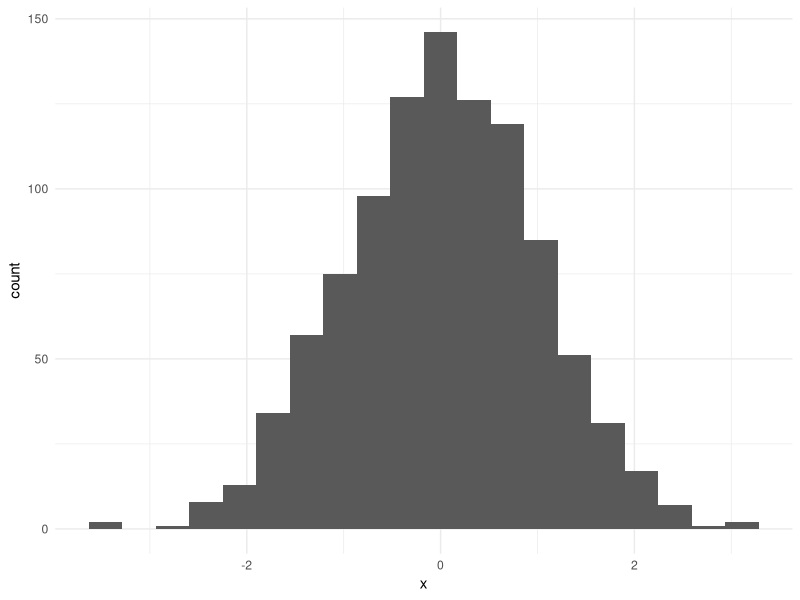
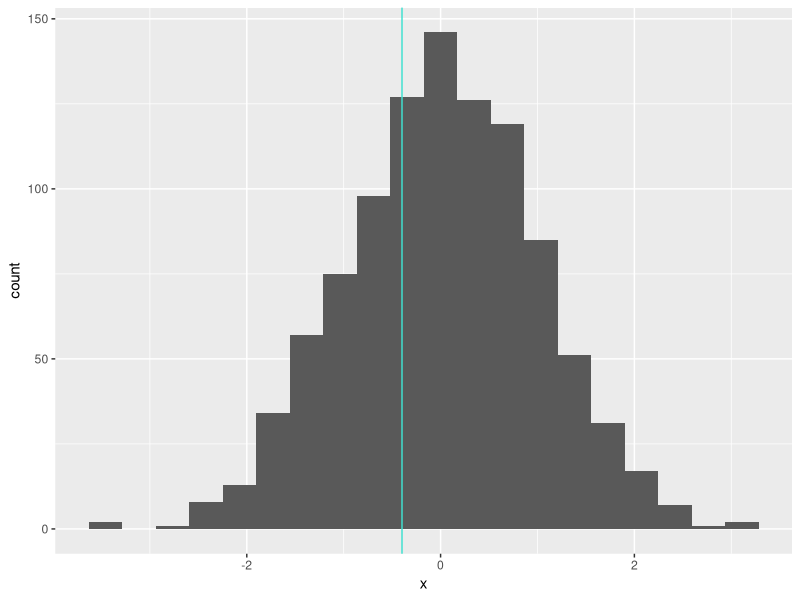
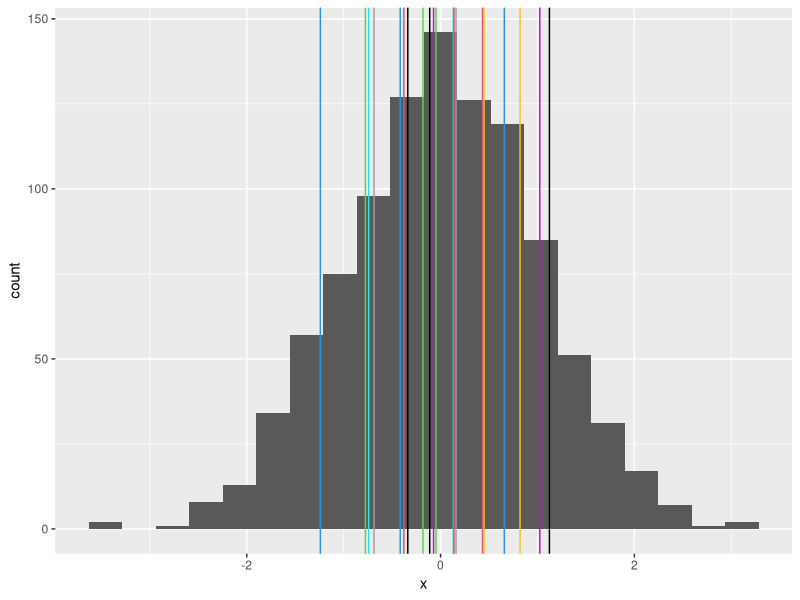
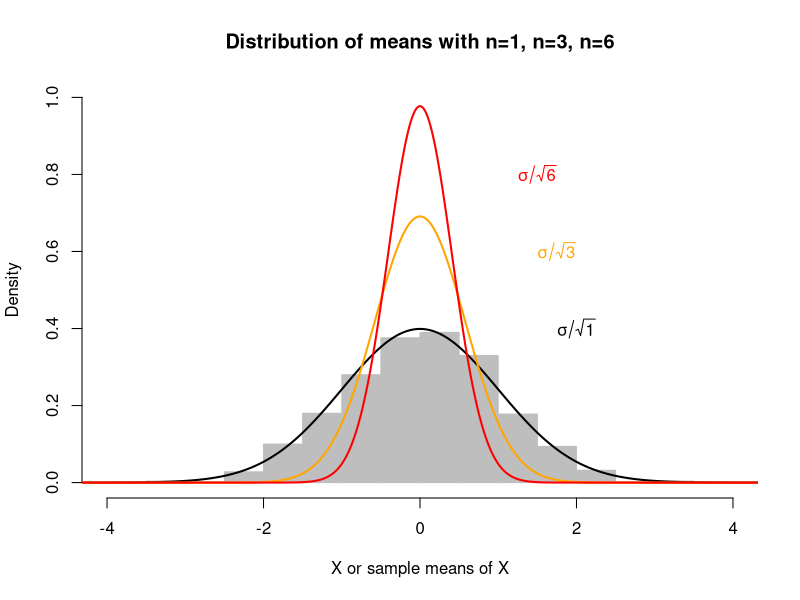
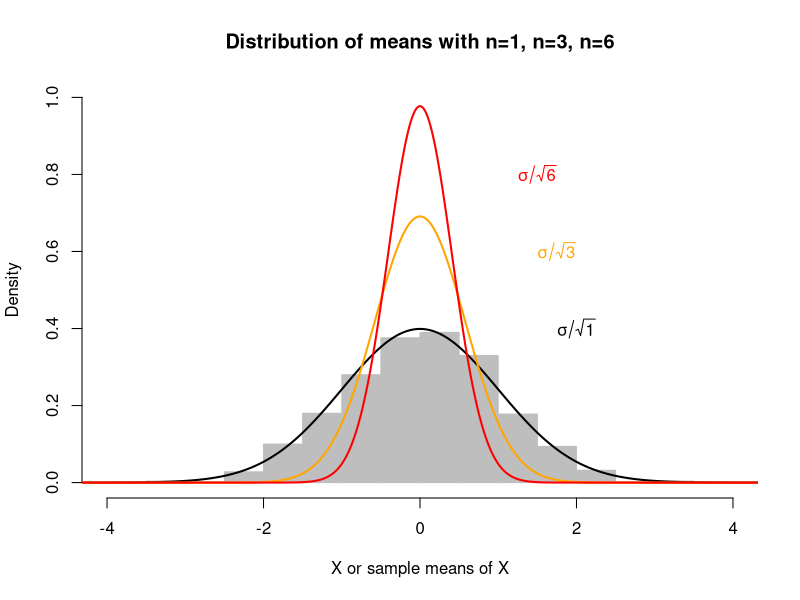
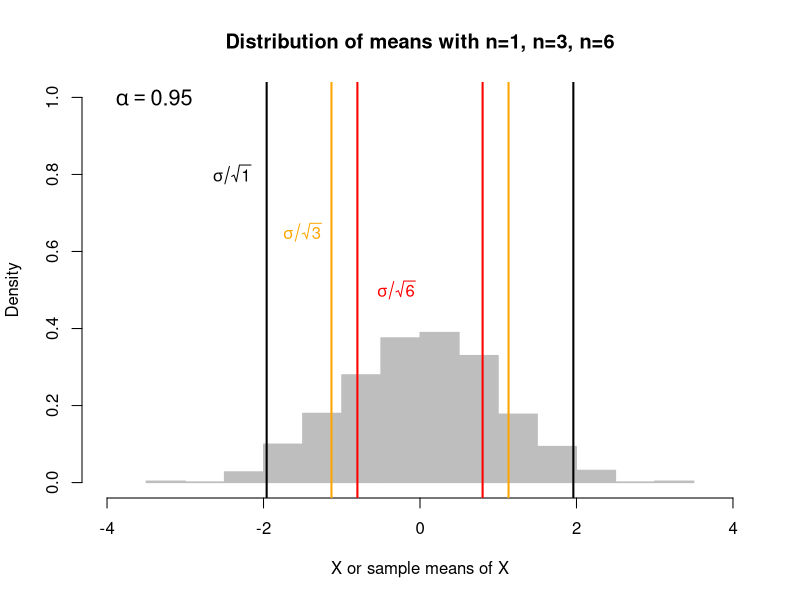
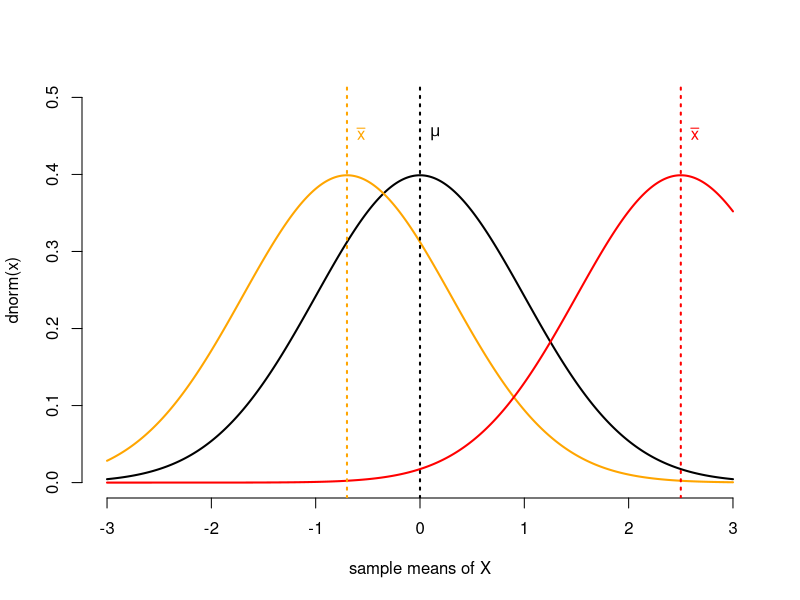
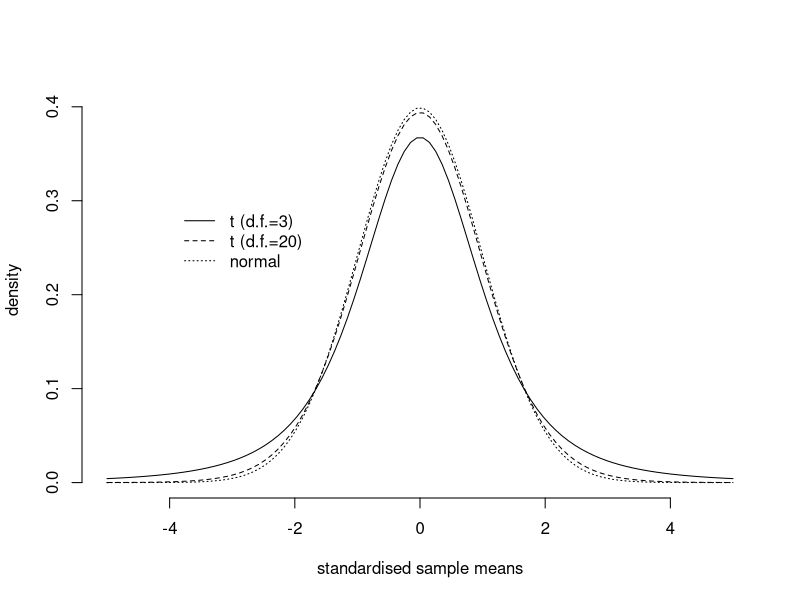

These figures' R source, in order:
## ---- chunk 1
knitr::opts_chunk$set(fig.width=5.5, fig.height=5.5, fig.align="center",
					  error = TRUE, collapse = TRUE, comment = "##", dev="png")
library(RColorBrewer)
cols = brewer.pal(8, "Set1")

## to use tables
library(knitr)
library(kableExtra)
library(ggplot2)
## ---- chunk 2
pldat = data.frame(x = rnorm(1000))
(clt_hist = ggplot(pldat, aes(x = x)) + geom_histogram(bins = 20)) + theme_minimal()
# hist(rnorm(1000),freq=FALSE,col="grey",border="grey",ylim=c(0,1), n=6",xlab="X or sample means of X",xlim=c(-4,4))

## ---- chunk 3
clt_hist + geom_vline(xintercept = mean(sample(pldat$x, 3)), col = 'turquoise')
## ---- chunk 4
clt_hist2 = clt_hist
for(i in 1:20) clt_hist2 = clt_hist2 + geom_vline(xintercept = mean(sample(pldat$x, 3)), col = i)
clt_hist2
## ---- chunk 5
x<-seq(-10,10,by=0.01)
hist(pldat$x,freq=FALSE,col="grey",border="grey",ylim=c(0,1),main="Distribution of means with n=1, n=3, n=6",xlab="X or sample means of X",xlim=c(-4,4))
lines(x,dnorm(x),col="black",lwd=2)
lines(x,dnorm(x,sd=1/sqrt(3)),col="orange",lwd=2)
lines(x,dnorm(x,sd=1/sqrt(6)),col="red",lwd=2)
text(1.5,0.8,expression(symbol(sigma)/sqrt(6)),col="red")
text(1.75,0.6,expression(symbol(sigma)/sqrt(3)),col="orange")
text(2,0.4,expression(symbol(sigma)/sqrt(1)))
## ---- chunk 6
x<-seq(-10,10,by=0.01)
hist(pldat$x,freq=FALSE,col="grey",border="grey",ylim=c(0,1),main="Distribution of means with n=1, n=3, n=6",xlab="X or sample means of X",xlim=c(-4,4))
lines(x,dnorm(x),col="black",lwd=2)
lines(x,dnorm(x,sd=1/sqrt(3)),col="orange",lwd=2)
lines(x,dnorm(x,sd=1/sqrt(6)),col="red",lwd=2)
text(1.5,0.8,expression(symbol(sigma)/sqrt(6)),col="red")
text(1.75,0.6,expression(symbol(sigma)/sqrt(3)),col="orange")
text(2,0.4,expression(symbol(sigma)/sqrt(1)))
## ---- chunk 7
x<-seq(-10,10,by=0.01)
hist(pldat$x,freq=FALSE,col="grey",border="grey",ylim=c(0,1),main="Distribution of means with n=1, n=3, n=6",xlab="X or sample means of X",xlim=c(-4,4))
abline(v = qnorm(c(0.025, 0.975), 0, sd = 1/sqrt(1)), col = 'black', lwd = 2)
abline(v = qnorm(c(0.025, 0.975), 0, sd = 1/sqrt(3)), col = 'orange', lwd = 2)
abline(v = qnorm(c(0.025, 0.975), 0, sd = 1/sqrt(6)), col = 'red', lwd = 2)
text(-0.3, 0.5, expression(symbol(sigma)/sqrt(6)),col="red")
text(-1.5, 0.65, expression(symbol(sigma)/sqrt(3)),col="orange")
text(-2.4, 0.8, expression(symbol(sigma)/sqrt(1)))
text(-3.4, 1, expression(symbol(alpha)==0.95), cex=1.3)
## ---- chunk 8
x<-seq(-3,3,by=0.01)
plot(x,dnorm(x),col="black",bty="n",type="l",lwd=2,xlab="sample means of X",ylim=c(0,.5))
lines(x,dnorm(x,mean=-.7),col="orange",lwd=2)
lines(x,dnorm(x,mean=2.5),col="red",lwd=2)
abline(v=c(0,-.7,2.5),lwd=2,col=c("black","orange","red"),lty=3)
text(c(0,-.7,2.5),0.45,c(expression(symbol(mu)),expression(bar(x)),expression(bar(x))),col=c("black","orange","red"),pos=4)
## ---- chunk 9
plot(seq(-5,5,length.out=100),dt(seq(-5,5,length.out=100),df=3),bty="n",ylim=c(0,.41),xlab="standardised sample means", ylab="density",type="l")
lines(seq(-5,5,length.out=100),dt(seq(-5,5,length.out=100),df=20),lt=2)
lines(seq(-5,5,length.out=100),dnorm(seq(-5,5,length.out=100)),lt=3)
legend(-4,0.3,legend=c("t (d.f.=3)","t (d.f.=20)","normal"),lty=c(1,2,3),bty="n")
## ---- chunk 10

data = read.table("../datasets/Glaciers.txt", header=TRUE)
# radiocarbon in dissolved organic carbon from glacier ice samples 
d14C = data$delta14C.permil

# Give mean and confidence interval with alpha=0.05 #
(m = mean(d14C))
(s = sd(d14C))
(n = length(d14C))
alpha = 0.05
accuracy = 1-alpha

(t = qt(p = 1 - alpha/2, df = n-1)) # two-sided, P goes 50/50 to both tails
(aprec = t*s/sqrt(n))
aprec # absolute precision = half the CI width
(rprec = aprec/m*100) # relative precision

# confidence limits
c(lower = m - aprec, upper = m + aprec)
## ---- chunk 11
# Regard data as pilot study
# Set accuracy and rprec as needed
accuracy = .95 # <90-95 % is questionable
rprec = 0.10 # assume more (or less) precise estimate is needed

alpha = 1-accuracy

n = 2   # left side of formula, low n as starting value
t = qt(1 - alpha/2, n-1)  
(rhs = (t * s/(rprec * m))^2)  # right side of formula

# right side minus left side, you want this to be close to zero, 
# when diff falls below zero - then enough sampling effort 
diff = rhs - n

while(diff >= 0) {
	n = n + 1
	t = qt(1 - alpha/2, n - 1)
	diff = ((t * s/(rprec * m))^2) - n
}
n # -> this is the needed sample size (minimum) to achieve the desired precision and accuracy
## ---- chunk 12
f = function(n, alpha = 0.05, rprec = 0.1) {
	t = qt(1 - alpha/2, n-1)
	((t * s/(rprec * m))^2) - n
}
uniroot(f, lower = 2, upper = 1000)
## ---- chunk 13
data = read.table("../datasets/IslandMice.txt", header=TRUE)
x = data$weight
x1 = 13 # Drifting mouse (x1)
(mu = mean(x)) # population mean of island mice
(n = length(x)) # population size
(sigma = sqrt(sum((x - mu)^2)/n)) # population sd (sigma)

## ---- chunk 14
hist(x, xlab = , freq = F, ylim = c(0, 0.2), main = "")
abline(v = x1, col = "red", lwd = 2)

## add a normal density curve
x_curve = seq(0, 20, by = 0.1)
y_curve = dnorm(x_curve, mean = mu, sd = sigma)
lines(x_curve, y_curve, lwd = 2)
## ---- chunk 15
hist(x, xlab = , freq = F, ylim = c(0, 0.2), main = "")
abline(v = x1, col = "red", lwd = 2)

## add a normal density curve
x_curve = seq(0, 20, by = 0.1)
y_curve = dnorm(x_curve, mean = mu, sd = sigma)
lines(x_curve, y_curve, lwd = 2)
## ---- chunk 16
hist(scale(x),xlab='z (scaled mouse weight)',freq=F,ylim=c(0,.4),main='H0 is right')
lines(seq(-3,3,by=.01),dnorm(seq(-3,3,by=.01)),lwd=2)
z1<-(x1-mu)/sigma
abline(v=z1,col='red',lwd=2)
polygon(c(z1,seq(z1,3,by=.01),3),c(0,dnorm(seq(z1,3,by=.01)),0),col='red')
text(z1,0.35,expression("z"[1]),pos=4,col="red")
legend(-3,0.35,legend=expression("P(z">="z"[1]*")"),fill=c("red"),bty="n")
## ---- chunk 17
hist(scale(x),xlab='z (scaled mouse weight)',freq=F,ylim=c(0,.4),main='H0 is right')
lines(seq(-3,3,by=.01),dnorm(seq(-3,3,by=.01)),lwd=2)
z1<-(x1-mu)/sigma
abline(v=z1,col='red',lwd=2)
polygon(c(z1,seq(z1,3,by=.01),3),c(0,dnorm(seq(z1,3,by=.01)),0),col='red')
text(z1,0.35,expression("z"[1]),pos=4,col="red")
legend(-3,0.35,legend=expression("P(z">="z"[1]*")"),fill=c("red"),bty="n")
## ---- chunk 18
hist(scale(x),xlab="z (scaled mouse weight)",freq=F,ylim=c(0,.4),main="H0 is right")
lines(seq(-3,3,by=.01),dnorm(seq(-3,3,by=.01)),lwd=2)
z1<-(x1-mu)/sigma
abline(v=z1,col="red",lwd=2)
polygon(c(z1,seq(z1,3,by=.01),3),c(0,dnorm(seq(z1,3,by=.01)),0),col="red")
#text(0.75,0.1,"z1"); arrows(0.85,0.1,z1-0.1,0.01)
text(z1,0.35,expression("z"[1]),pos=2,col="red")
legend(-3,0.35,legend=c(expression("P(z">="z"[1]*")"),expression(symbol(alpha))),fill=c("red","black"),density=c(NA,20),angle=c(0,045),bty="n")
## ---- chunk 19
hist(scale(x),xlab="z (scaled mouse weight)",freq=F,ylim=c(0,.4),main="H0 is right")
lines(seq(-3,3,by=.01),dnorm(seq(-3,3,by=.01)),lwd=2)
z1<-(x1-mu)/sigma
abline(v=z1,col="red",lwd=2)
polygon(c(z1,seq(z1,3,by=.01),3),c(0,dnorm(seq(z1,3,by=.01)),0),col="red")
#text(0.75,0.1,"z1"); arrows(0.85,0.1,z1-0.1,0.01)
text(z1,0.35,expression("z"[1]),pos=2,col="red")
legend(-3,0.35,legend=c(expression("P(z">="z"[1]*")"),expression(symbol(alpha))),fill=c("red","black"),density=c(NA,20),angle=c(0,045),bty="n")
## ---- chunk 20
# z-score for our drifter
(z1 = (x1 - mu)/sigma)

# Probability to find a mouse as heavy or 
# heavier than x1 in the island population
# first on the standardized (z-) scale
(p = 1 - pnorm(z1, mean = 0, sd = 1))
# and again on the original scale
(1 - pnorm(x1, mean = mu, sd = sigma))
## ---- chunk 21
tab = matrix(c("", "Decision", "accept H$_0$", "reject H$_0$", 
			   "Reality", "H$_0$ true", "correct decision", "type I error (α)", 
			   "", "H$_0$ false", "type II error (β)", "correct decision"), ncol = 3)
ktab = column_spec(kable(tab), 1, border_right = TRUE, bold = TRUE)
ktab = row_spec(ktab, 1:2, bold = TRUE)
ktab = row_spec(ktab, 2, extra_css = "border-bottom: solid")
ktab
## ---- chunk 22
ktab
## ---- chunk 23
ktab
## ---- chunk 24
zcrit<-qnorm(0.95)
hist(scale(x),xlab="z (scaled mouse weight)",freq=F,ylim=c(0,.4),main="")
lines(seq(-3,3,by=.01),dnorm(seq(-3,3,by=.01)),lwd=2)
z2<-(13.8-mu)/sigma
abline(v=z2,col="red",lwd=2)
polygon(c(z2,seq(z2,3,by=.01),3),c(0,dnorm(seq(z2,3,by=.01)),0),col="red")
abline(v=zcrit,col="black",lwd=2,lty=2)
polygon(c(zcrit,seq(zcrit,3,by=.01),3),c(0,dnorm(seq(zcrit,3,by=.01)),0),col="black",density=20,angle=45)
text(z2,0.35,expression("z"[1]),pos=4,col="red")
text(zcrit,0.35,expression("z"["crit"]),pos=2)
legend(-3,0.35,legend=c(expression("P(z">="z"[1]*")"),expression(symbol(alpha))),fill=c("red","black"),density=c(NA,20),angle=c(0,045),bty="n")
## ---- chunk 25
ktab
## ---- chunk 26
hist(scale(x),xlab="z (scaled mouse weight)",freq=F,ylim=c(0,.4),main="")
lines(seq(-3,3,by=.01),dnorm(seq(-3,3,by=.01)),lwd=2)
z1<-(x1-mu)/sigma
abline(v=z1,col="red",lwd=2)
polygon(c(z1,seq(z1,3,by=.01),3),c(0,dnorm(seq(z1,3,by=.01)),0),col="red")
zcrit<-qnorm(0.95)
abline(v=zcrit,col="black",lwd=2,lty=2)
polygon(c(zcrit,seq(zcrit,3,by=.01),3),c(0,dnorm(seq(zcrit,3,by=.01)),0),col="black",density=20,angle=45)
text(z1,0.35,expression("z"[1]),pos=2,col="red")
text(zcrit,0.35,expression("z"["crit"]),pos=4)
legend(-3,0.35,legend=c(expression("P(z">="z"[1]*")"),expression(symbol(alpha))),fill=c("red","black"),density=c(NA,20),angle=c(0,045),bty="n")
## ---- chunk 27
hist(x,xlab="Mouse weight",freq=F,main="",ylim=c(0,.22),xlim=c(02,22),border="white")
xcrit<-mu+qnorm(0.95)*sigma
data_main = read.table("../datasets/MainlandMice.txt", header=TRUE)
y = data_main$weight
mu_main = mean(y)
polygon(c(xcrit,seq(xcrit,25,by=.01),25),c(0,dnorm(seq(xcrit,25,by=.01),mean=mu_main,sd=sigma),0),col="yellow")
polygon(c(xcrit,seq(xcrit,0,by=-.01),0),c(0,dnorm(seq(xcrit,0,by=-.01),mean=mu_main,sd=sigma),0),col="orange")
polygon(c(xcrit,seq(xcrit,25,by=.01),25),c(0,dnorm(seq(xcrit,25,by=.01),mean=mu,sd=sigma),0),col="black",density=20,angle=45)
lines(seq(-5,20,by=.1),dnorm(seq(-5,20,by=.1),mean=mu,sd=sigma),lwd=2)
lines(seq(-5,25,by=.1),dnorm(seq(-5,25,by=.1),mean=mu_main,sd=sigma),lwd=2)
abline(v=xcrit,col="black",lwd=2,lty=2)
text(5,0.15,"H0 is right"); text(20,0.15,"HA is right")
text(xcrit,0.20,expression("x"["crit"]),pos=4)
legend(2,0.1,legend=c(expression(symbol(alpha)),expression(symbol(beta)),"power"),fill=c("black","orange","yellow"),density=c(20,NA,NA),angle=c(45,0,0),bty="n")
## ---- chunk 28
# Read file of mainland mice
data_main = read.table("../datasets/MainlandMice.txt", header=TRUE)
(mu_main = mean(data_main$weight))
c(sd(y), sigma) # sd of mainland mice is ~identical to island mice

# critical value on original scale
(x_crit = qnorm(0.95, mu, sigma)) 

# Type II error rate (orange)
# Probability to find a mouse lighter than xcrit
# under the assumption that HA is right
# (i.e., the mouse comes from the mainland)
(beta = pnorm(x_crit, mu_main, sigma))

# Power is just 1 - beta
(1 - beta)
## ---- chunk 29
par(mfrow = c(2,1), oma = c(0, 0, 0, 0), mar = c(4, 4, 0, 0))
hist(x,xlab="",freq=F,main="",ylim=c(0,.22),xlim=c(02,22),border="white")
polygon(c(xcrit,seq(xcrit,25,by=.01),25),c(0,dnorm(seq(xcrit,25,by=.01),mean=mu_main,sd=sigma),0),col="yellow")
polygon(c(xcrit,seq(xcrit,0,by=-.01),0),c(0,dnorm(seq(xcrit,0,by=-.01),mean=mu_main,sd=sigma),0),col="orange")
polygon(c(xcrit,seq(xcrit,25,by=.01),25),c(0,dnorm(seq(xcrit,25,by=.01),mean=mu,sd=sigma),0),col="black",density=20,angle=45)
lines(seq(-5,20,by=.1),dnorm(seq(-5,20,by=.1),mean=mu,sd=sigma),lwd=2)
lines(seq(-5,25,by=.1),dnorm(seq(-5,25,by=.1),mean=mu_main,sd=sigma),lwd=2)
abline(v=xcrit,col="black",lwd=2,lty=2)
text(5,0.15,"H0 is right"); text(20,0.15,"HA is right")
text(xcrit,0.20,expression("x"["crit"]),pos=4)
legend(2,0.1,legend=c(expression(symbol(alpha)*"=0.05"),expression(symbol(beta)),"power"),fill=c("black","orange","yellow"),density=c(20,NA,NA),angle=c(45,0,0),bty="n")

hist(x,xlab="Mouse weight",freq=F,main="",ylim=c(0,.22),xlim=c(02,22),border="white")
xcrit<-mu+qnorm(0.99)*sigma
polygon(c(xcrit,seq(xcrit,25,by=.01),25),c(0,dnorm(seq(xcrit,25,by=.01),mean=mu_main,sd=sigma),0),col="yellow")
polygon(c(xcrit,seq(xcrit,0,by=-.01),0),c(0,dnorm(seq(xcrit,0,by=-.01),mean=mu_main,sd=sigma),0),col="orange")
polygon(c(xcrit,seq(xcrit,25,by=.01),25),c(0,dnorm(seq(xcrit,25,by=.01),mean=mu,sd=sigma),0),col="black",density=20,angle=45)
lines(seq(-5,20,by=.1),dnorm(seq(-5,20,by=.1),mean=mu,sd=sigma),lwd=2)
lines(seq(-5,25,by=.1),dnorm(seq(-5,25,by=.1),mean=mu_main,sd=sigma),lwd=2)
abline(v=xcrit,col="black",lwd=2,lty=2)
text(5,0.15,"H0 is right"); text(20,0.15,"HA is right")
text(xcrit,0.20,expression("x"["crit"]),pos=4)
legend(2,0.1,legend=c(expression(symbol(alpha)*"=0.01"),expression(symbol(beta)),"power"),fill=c("black","orange","yellow"),density=c(20,NA,NA),angle=c(45,0,0),bty="n")
## ---- chunk 30
par(mfrow = c(2,1), oma = c(0, 0, 0, 0), mar = c(4, 4, 2, 0))
xcrit<-mu+qnorm(0.95)*sigma
hist(x,xlab="",freq=F,ylim=c(0,.22),xlim=c(02,22),border="white",main="1 mouse on log")
polygon(c(xcrit,seq(xcrit,25,by=.01),25),c(0,dnorm(seq(xcrit,25,by=.01),mean=mu_main,sd=sigma),0),col="yellow")
polygon(c(xcrit,seq(xcrit,0,by=-.01),0),c(0,dnorm(seq(xcrit,0,by=-.01),mean=mu_main,sd=sigma),0),col="orange")
polygon(c(xcrit,seq(xcrit,25,by=.01),25),c(0,dnorm(seq(xcrit,25,by=.01),mean=mu,sd=sigma),0),col="black",density=20,angle=45)
abline(v=x1,col="red",lwd=2)
lines(seq(-5,20,by=.1),dnorm(seq(-5,20,by=.1),mean=mu,sd=sigma),lwd=2)
lines(seq(-5,25,by=.1),dnorm(seq(-5,25,by=.1),mean=mu_main,sd=sigma),lwd=2)
abline(v=xcrit,col="black",lwd=2,lty=2)
text(5,0.15,"H0 is right"); text(20,0.15,"HA is right")
text(x1,0.20,expression("x"[1]),col="red",pos=2); text(xcrit,0.20,expression("x"["crit"]),pos=4)
legend(2,0.1,legend=c(expression(symbol(alpha)*"=0.05"),expression(symbol(beta)),"power"),fill=c("black","orange","yellow"),density=c(20,NA,NA),angle=c(45,0,0),bty="n")

hist(x,xlab="Mouse weight",freq=F,ylim=c(0,.35),xlim=c(02,22),border="white", main="3 mice on log")
xcrit<-mu+qnorm(0.99)*sigma/sqrt(3)
polygon(c(xcrit,seq(xcrit,25,by=.01),25),c(0,dnorm(seq(xcrit,25,by=.01),mean=mu_main,sd=sigma/sqrt(3)),0),col="yellow")
polygon(c(xcrit,seq(xcrit,0,by=-.01),0),c(0,dnorm(seq(xcrit,0,by=-.01),mean=mu_main,sd=sigma/sqrt(3)),0),col="orange")
polygon(c(xcrit,seq(xcrit,25,by=.01),25),c(0,dnorm(seq(xcrit,25,by=.01),mean=mu,sd=sigma/sqrt(3)),0),col="black",density=20,angle=45)
abline(v=x1,col="red",lwd=2)
lines(seq(-5,20,by=.1),dnorm(seq(-5,20,by=.1),mean=mu,sd=sigma/sqrt(3)),lwd=2)
lines(seq(-5,25,by=.1),dnorm(seq(-5,25,by=.1),mean=mu_main,sd=sigma/sqrt(3)),lwd=2)
abline(v=xcrit,col="black",lwd=2,lty=2)
text(5,0.30,"H0 is right"); text(20,0.30,"HA is right")
text(x1,0.35,expression(bar(x)),col="red",pos=4); text(xcrit,0.35,expression(bar(x)["crit"]),pos=2)
legend(2,0.20,legend=c(expression(symbol(alpha)*"=0.01"),expression(symbol(beta)),"power"),fill=c("black","orange","yellow"),density=c(20,NA,NA),angle=c(45,0,0),bty="n")
## ---- chunk 31
par(mfrow = c(2,1), oma = c(0, 0, 0, 0), mar = c(4, 4, 2, 0))
xcrit<-mu+qnorm(0.95)*sigma
hist(x,xlab="",freq=F,ylim=c(0,.22),xlim=c(02,22),border="white",main="1 mouse on log")
polygon(c(xcrit,seq(xcrit,25,by=.01),25),c(0,dnorm(seq(xcrit,25,by=.01),mean=mu_main,sd=sigma),0),col="yellow")
polygon(c(xcrit,seq(xcrit,0,by=-.01),0),c(0,dnorm(seq(xcrit,0,by=-.01),mean=mu_main,sd=sigma),0),col="orange")
polygon(c(xcrit,seq(xcrit,25,by=.01),25),c(0,dnorm(seq(xcrit,25,by=.01),mean=mu,sd=sigma),0),col="black",density=20,angle=45)
abline(v=x1,col="red",lwd=2)
lines(seq(-5,20,by=.1),dnorm(seq(-5,20,by=.1),mean=mu,sd=sigma),lwd=2)
lines(seq(-5,25,by=.1),dnorm(seq(-5,25,by=.1),mean=mu_main,sd=sigma),lwd=2)
abline(v=xcrit,col="black",lwd=2,lty=2)
text(5,0.15,"H0 is right"); text(20,0.15,"HA is right")
text(x1,0.20,expression("x"[1]),col="red",pos=2); text(xcrit,0.20,expression("x"["crit"]),pos=4)
legend(2,0.1,legend=c(expression(symbol(alpha)*"=0.05"),expression(symbol(beta)),"power"),fill=c("black","orange","yellow"),density=c(20,NA,NA),angle=c(45,0,0),bty="n")

hist(x,xlab="Mouse weight",freq=F,ylim=c(0,.35),xlim=c(02,22),border="white", main="3 mice on log")
xcrit<-mu+qnorm(0.99)*sigma/sqrt(3)
polygon(c(xcrit,seq(xcrit,25,by=.01),25),c(0,dnorm(seq(xcrit,25,by=.01),mean=mu_main,sd=sigma/sqrt(3)),0),col="yellow")
polygon(c(xcrit,seq(xcrit,0,by=-.01),0),c(0,dnorm(seq(xcrit,0,by=-.01),mean=mu_main,sd=sigma/sqrt(3)),0),col="orange")
polygon(c(xcrit,seq(xcrit,25,by=.01),25),c(0,dnorm(seq(xcrit,25,by=.01),mean=mu,sd=sigma/sqrt(3)),0),col="black",density=20,angle=45)
abline(v=x1,col="red",lwd=2)
lines(seq(-5,20,by=.1),dnorm(seq(-5,20,by=.1),mean=mu,sd=sigma/sqrt(3)),lwd=2)
lines(seq(-5,25,by=.1),dnorm(seq(-5,25,by=.1),mean=mu_main,sd=sigma/sqrt(3)),lwd=2)
abline(v=xcrit,col="black",lwd=2,lty=2)
text(5,0.30,"H0 is right"); text(20,0.30,"HA is right")
text(x1,0.35,expression(bar(x)),col="red",pos=4); text(xcrit,0.35,expression(bar(x)["crit"]),pos=2)
legend(2,0.20,legend=c(expression(symbol(alpha)*"=0.01"),expression(symbol(beta)),"power"),fill=c("black","orange","yellow"),density=c(20,NA,NA),angle=c(45,0,0),bty="n")
## ---- chunk 32
# Sample of 3 mice: do they belong to the island population?
x_sample = c(12.09, 15.48, 11.76)
(xbar = mean(x_sample))
(SEM = sigma/sqrt(length(x_sample)))

# Standardised weight of the sample mean
# assuming it belongs to a "population of island means"
(z_sample = (xbar - mu)/SEM)

# Probability to find a mean at least as great as (or greater than)
# the sample mean (of 3 drifting mice) in the population of island means
(p = 1 - pnorm(z_sample, 0,1))
# equivalent to:
(p = 1 - pnorm(xbar, mean = mu, sd = SEM))

# Power (1 - beta)
1 - pnorm(x_crit, mean = mu_main, sd = SEM)
## ---- chunk 33
# Body temperature of crabs
data = read.table("../datasets/Crabs.txt", header=TRUE)
x = data$body_temp

# null hypothesis: body temp is equal to air temp
# HA: body temp is greater (metabolic heat)
# one-sided test!
air_temp = 24.3

(xbar = mean(x))
(s = sd(x))
n = length(x)
(SEM = s/sqrt(n))

(t = (xbar - air_temp)/SEM)
(t_crit = qt(p = 0.95, df= n - 1))
(p = 1 - pt(t, n - 1))

## ---- chunk 34
hist(x, main = "", xlab = "body temperature", freq = FALSE, breaks = 7, ylim = c(0, 0.35))
abline(v = air_temp, col = 'blue')
text(air_temp, 0.3, "H0 mean: Air temp", col = 'blue', pos = 2, cex = 0.8)
abline(v = xbar, col = 'red')
text(xbar, 0.3, expression(bar(x)), col = 'red', pos = 4, cex = 0.8)
## ---- chunk 35
# Maybe simpler:
# note default alternative="two.sided"
t.test(x, mu = air_temp, alternative = "greater") 

## ---- chunk 36
hist(x, main = "", xlab = "body temperature", freq = FALSE, breaks = 7, ylim = c(0, 0.35))
abline(v = air_temp, col = 'blue')
text(air_temp, 0.3, "H0 mean: Air temp", col = 'blue', pos = 2, cex = 0.8)
abline(v = xbar, col = 'red')
text(xbar, 0.3, expression(bar(x)), col = 'red', pos = 4, cex = 0.8)
## ---- chunk 37
# confidence interval: 2-sided critical t-value
t_quantile = qt(1 - 0.05/2, df = n - 1)

# re-scale to the original measurement scale
precision = t_quantile * SEM

(interval = xbar + c(-precision, precision))
# Air temperature is outside of this interval!
## ---- chunk 38
hist(x, main = "", xlab = "body temperature", freq = FALSE, breaks = 7, ylim = c(0, 0.35))
abline(v = air_temp, col = 'blue')
text(air_temp, 0.3, "H0 mean: Air temp", col = 'blue', pos = 2, cex = 0.8)
abline(v = xbar, col = 'red')
text(xbar, 0.3, expression(bar(x)), col = 'red', pos = 4, cex = 0.8)
abline(v = interval, lty = 2, col = 'red')
## ---- chunk 39
set.seed(100)
norm_dat = rnorm(1000)
lnorm_dat = rlnorm(1000)
par(mfrow = c(2, 1), mar = c(4,4,0,0))
hist(norm_dat, main = "", xlab = "x", freq = FALSE, ylim = c(0, 0.4), xlim = c(-3, 3))
x_line = seq(-5, 25, length.out = 1000)
lines(x_line, dnorm(x_line, mean(norm_dat), sd(norm_dat)), col = 'red')
hist(lnorm_dat, main = "", xlab = "x", freq = FALSE, ylim = c(0, 0.5), xlim = c(-3, 15), breaks = 25)
lines(x_line, dnorm(x_line, mean(lnorm_dat), sd(lnorm_dat)), col = 'red')
## ---- chunk 40
par(mfrow = c(2, 1), mar = c(4,4,0,0))
hist(norm_dat, main = "", xlab = "x", freq = FALSE, ylim = c(0, 0.4), xlim = c(-3, 3))
abline(v = c(mean(norm_dat), median(norm_dat)), lty=2)
lines(x_line, dnorm(x_line, mean(norm_dat), sd(norm_dat)), col = 'red')
hist(lnorm_dat, main = "", xlab = "x", freq = FALSE, ylim = c(0, 0.5), xlim = c(-3, 15), breaks = 25)
lines(x_line, dnorm(x_line, mean(lnorm_dat), sd(lnorm_dat)), col = 'red')
abline(v = c(mean(lnorm_dat), median(lnorm_dat)), lty=2)
## ---- chunk 41
lk_dat = rt(1000, 5)
dat = data.frame(x = c(norm_dat, lnorm_dat, lk_dat),
				 type = rep(c("normal", "right skew", "leptokurtic"), each = 1000))
library(ggplot2)
ggplot(dat) + geom_boxplot(aes(y=x, fill=type))

## ---- chunk 42
par(mfrow = c(2,2), mar = c(4, 4, 1, 0), bty='n', pch = 16, cex = 0.7)
qqnorm(norm_dat, xlab = "", main = "normal")
qqline(norm_dat)
qqnorm(lnorm_dat, xlab = "", main = "right skew")
qqline(lnorm_dat)
qqnorm(lk_dat, main = "leptokurtic", xlim = c(-6,6), ylim=c(-6,6))
qqline(lk_dat)

## ---- chunk 43
x<-seq(0,5,by=.01)
plot(x,df(x,df1=4,df2=19),type="l",bty="n",lwd=2,ylab="Density",xlab="F-quantile")
lines(x,df(x,df1=19,df2=4),type="l",bty="n",lty=2,lwd=2)
lines(x,df(x,df1=3,df2=10),type="l",bty="n",lty=3,lwd=2)
qf<-qf(p=0.05,df1=4,df2=19,lower.tail=FALSE)
polygon(c(qf,seq(qf,5,by=0.01),5),c(0,df(seq(qf,5,by=0.01),df1=4,df2=19),0),col="red")
abline(v=qf,lty=3,lwd=2)
text(qf,0.4,bquote("F"["4,19"]*"="*.(round(qf,2))),pos=4)
legend(3.5,0.20,legend=expression(symbol(alpha)*"=0.05"),fill="red",bty="n")
legend(1,0.65,legend=c(expression("F"["4,19"]),expression("F"["19,4"]),expression("F"["3,10"])),lty=c(1:3),lwd=2,bty="n")
## ---- chunk 44
x1 = c(gandalf = 6, saruman = 4, arwen = 7, frodo = 3)
x2 = c(gandalf = 4, saruman = 3, arwen = 5, frodo = 2)
x1 - x2

t.test(x1, x2, paired = TRUE)
t.test(x1 - x2)
## ---- chunk 45
rank(c(x1, x2))

wilcox.test(x1, x2)
wilcox.test(x1, x2, paired = TRUE)
